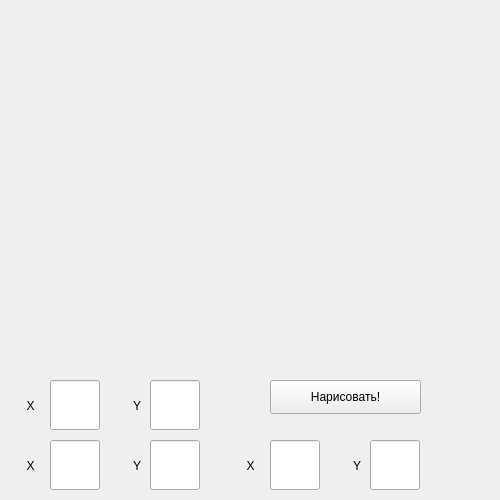
<?xml version="1.0" encoding="UTF-8"?>
<ui version="4.0">
 <class>mainWindow</class>
 <widget class="QMainWindow" name="mainWindow">
  <property name="geometry">
   <rect>
    <x>0</x>
    <y>0</y>
    <width>500</width>
    <height>500</height>
   </rect>
  </property>
  <property name="maximumSize">
   <size>
    <width>500</width>
    <height>500</height>
   </size>
  </property>
  <property name="windowTitle">
   <string>Рисуем треугольник!</string>
  </property>
  <widget class="QWidget" name="centralwidget">
   <widget class="QLineEdit" name="secondX">
    <property name="geometry">
     <rect>
      <x>50</x>
      <y>440</y>
      <width>50</width>
      <height>50</height>
     </rect>
    </property>
    <property name="minimumSize">
     <size>
      <width>50</width>
      <height>50</height>
     </size>
    </property>
    <property name="maximumSize">
     <size>
      <width>50</width>
      <height>50</height>
     </size>
    </property>
   </widget>
   <widget class="QLabel" name="label">
    <property name="geometry">
     <rect>
      <x>10</x>
      <y>440</y>
      <width>131</width>
      <height>51</height>
     </rect>
    </property>
    <property name="text">
     <string>     X</string>
    </property>
   </widget>
   <widget class="QLineEdit" name="secondY">
    <property name="geometry">
     <rect>
      <x>150</x>
      <y>440</y>
      <width>50</width>
      <height>50</height>
     </rect>
    </property>
    <property name="minimumSize">
     <size>
      <width>50</width>
      <height>50</height>
     </size>
    </property>
    <property name="maximumSize">
     <size>
      <width>50</width>
      <height>50</height>
     </size>
    </property>
    <property name="text">
     <string/>
    </property>
   </widget>
   <widget class="QLabel" name="label_2">
    <property name="geometry">
     <rect>
      <x>120</x>
      <y>440</y>
      <width>131</width>
      <height>51</height>
     </rect>
    </property>
    <property name="text">
     <string>    Y</string>
    </property>
   </widget>
   <widget class="QLineEdit" name="firstX">
    <property name="geometry">
     <rect>
      <x>50</x>
      <y>380</y>
      <width>50</width>
      <height>50</height>
     </rect>
    </property>
    <property name="minimumSize">
     <size>
      <width>50</width>
      <height>50</height>
     </size>
    </property>
    <property name="maximumSize">
     <size>
      <width>50</width>
      <height>50</height>
     </size>
    </property>
   </widget>
   <widget class="QLabel" name="label_3">
    <property name="geometry">
     <rect>
      <x>120</x>
      <y>380</y>
      <width>131</width>
      <height>51</height>
     </rect>
    </property>
    <property name="text">
     <string>    Y</string>
    </property>
   </widget>
   <widget class="QLabel" name="label_4">
    <property name="geometry">
     <rect>
      <x>10</x>
      <y>380</y>
      <width>131</width>
      <height>51</height>
     </rect>
    </property>
    <property name="text">
     <string>     X</string>
    </property>
   </widget>
   <widget class="QLineEdit" name="firstY">
    <property name="geometry">
     <rect>
      <x>150</x>
      <y>380</y>
      <width>50</width>
      <height>50</height>
     </rect>
    </property>
    <property name="minimumSize">
     <size>
      <width>50</width>
      <height>50</height>
     </size>
    </property>
    <property name="maximumSize">
     <size>
      <width>50</width>
      <height>50</height>
     </size>
    </property>
    <property name="text">
     <string/>
    </property>
   </widget>
   <widget class="QLineEdit" name="thirdX">
    <property name="geometry">
     <rect>
      <x>270</x>
      <y>440</y>
      <width>50</width>
      <height>50</height>
     </rect>
    </property>
    <property name="minimumSize">
     <size>
      <width>50</width>
      <height>50</height>
     </size>
    </property>
    <property name="maximumSize">
     <size>
      <width>50</width>
      <height>50</height>
     </size>
    </property>
   </widget>
   <widget class="QLabel" name="label_5">
    <property name="geometry">
     <rect>
      <x>340</x>
      <y>440</y>
      <width>131</width>
      <height>51</height>
     </rect>
    </property>
    <property name="text">
     <string>    Y</string>
    </property>
   </widget>
   <widget class="QLabel" name="label_6">
    <property name="geometry">
     <rect>
      <x>230</x>
      <y>440</y>
      <width>131</width>
      <height>51</height>
     </rect>
    </property>
    <property name="text">
     <string>     X</string>
    </property>
   </widget>
   <widget class="QLineEdit" name="thirdY">
    <property name="geometry">
     <rect>
      <x>370</x>
      <y>440</y>
      <width>50</width>
      <height>50</height>
     </rect>
    </property>
    <property name="minimumSize">
     <size>
      <width>50</width>
      <height>50</height>
     </size>
    </property>
    <property name="maximumSize">
     <size>
      <width>50</width>
      <height>50</height>
     </size>
    </property>
    <property name="text">
     <string/>
    </property>
   </widget>
   <widget class="QPushButton" name="drawBtn">
    <property name="geometry">
     <rect>
      <x>270</x>
      <y>380</y>
      <width>151</width>
      <height>34</height>
     </rect>
    </property>
    <property name="text">
     <string>Нарисовать!</string>
    </property>
   </widget>
  </widget>
 </widget>
 <resources/>
 <connections/>
</ui>
